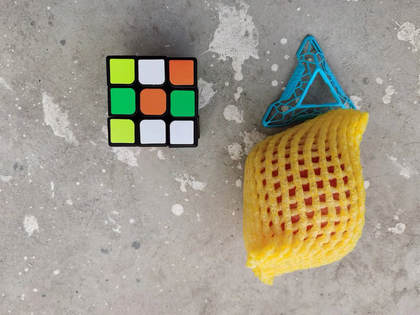
%> input picture back.png, 420 x 315 px, shrunk from 1706 x 1279 before the run
$ octave --eval "result = getBorder(imread('back.png'));"   (GNU Octave 9; MATLAB toolbox functions it lacks are replaced by stand-ins)
%> lines starting %> are read from the running program, lines starting %| are printed output that depends on the picture; in (x1, y1, x2, y2) boxes, pixels count from 0 and x2, y2 are one past the last pixel; in counts of white or black regions, pixels touching at a corner belong together; the program's own positions count from 1
### takeColorXYP.m
function goodPoints = takeColorXYP(image)
goodPoints = zeros(size(image));

[row, col] = ind2sub(size(image),find(image(:,:)<40));
for i = 1 : length(row)
    goodPoints(row(i),col(i)) = 1;
end
debug = 0;
if (debug)
imshow(goodPoints);
end

### getBorder.m
function linePoints = getBorder(I)
debug = 0;
I = rgb2gray(I);

if (debug)
figure;
subplot(1,3,1);
imshow(I,[]);
end

BW = takeColorXYP(I);   % 提取黑色点

[H,T,R] = hough(BW,'RhoResolution',1.0,'Theta',-20:1:20);%计算二值图像的标准霍夫变换，H为霍夫变换矩阵，I,R为计算霍夫变换的角度和半径值

if (debug)
subplot(1,3,2);
imshow(H,[],'XData',T,'YData',R,'InitialMagnification','fit');%hough变换的图像
xlabel('\theta'), ylabel('\rho');
axis on,axis square,hold on;
end


P  = houghpeaks(H,40,'threshold',0.7*max(H(:)));%提取3个极值点
x = T(P(:,2));
y = R(P(:,1));

if (debug)
plot(x,y,'s','color','white');%标出极值点
end

lines=houghlines(BW,T,R,P);%提取线段

if (debug)
subplot(1,3,3);
imshow(I), hold on;
end

size(lines); % 1 x num
Y = zeros(1,length(lines)*(length(lines)-1)/2);

mark = 1;

for i = 1:length(lines)-1
    start_1 = lines(i).point1;
    end_1 = lines(i).point2;
    middle_1 = (start_1+end_1)/2;
    A1 = end_1(2) - start_1(2);
    B1 = start_1(1) - end_1(1);
    C1 = start_1(2)*end_1(1) - start_1(1)*end_1(2);
    % Ax + By + C = 0
    for j=i+1:length(lines)
        start_2 = lines(j).point1;
        end_2 = lines(j).point2;
        middle_2 = (start_2+end_2)/2;
        A2 = end_2(2) - start_2(2);
        B2 = start_2(1) - end_2(1);
        C2 = start_2(2)*end_2(1) - start_2(1)*end_2(2);

        d_m1_m2 = sqrt(middle_1.*middle_2);
        d_m1_l2 = (A2*middle_1(1)+B2*middle_1(2)+C2)/sqrt(A2*A2+B2*B2);
        d_l1_m2 = (A1*middle_2(1)+B1*middle_2(2)+C1)/sqrt(A1*A1+B1*B1);
        d_s1_l2 = (A2*start_1(1)+B2*start_1(2)+C2)/sqrt(A2*A2+B2*B2);
        d_l1_s2 = (A1*start_2(1)+B1*start_2(2)+C1)/sqrt(A1*A1+B1*B1);
        d_e1_l2 = (A2*end_1(1)+B2*end_1(2)+C2)/sqrt(A2*A2+B2*B2);
        d_l1_e2 = (A1*end_2(1)+B1*end_2(2)+C1)/sqrt(A1*A1+B1*B1);
        d_i_j = min(abs([d_m1_m2,d_m1_l2,d_l1_m2,d_s1_l2,d_l1_s2,d_e1_l2,d_l1_e2]));
        Y(mark) = d_i_j;
        mark = mark + 1;
    end
end


Z=linkage(Y,'single');
n = 4;  % 3阶魔方4条边
T=cluster(Z,'maxclust',n);  % 聚类的结果
points = zeros(n,2*2);  % 每条边上两个点，每个点有XY 。
% start_x,start_y,end_x,end_y  .
% start 在上面，它的y尽量大

for i = 1:n
    sub_lines = lines(T==i);  % 本组的所有直线
    points(i,1) = sub_lines(1).point1(1);
    points(i,2) = sub_lines(1).point1(2);
    points(i,3) = sub_lines(1).point1(1);
    points(i,4) = sub_lines(1).point1(2);

    for index = 1:length(sub_lines)
        % 不关心这些点到底在哪个直线上,也不关心这些点哪个是开头哪个是结尾
        start_ = sub_lines(index).point1;
        end_ = sub_lines(index).point2;
        if (start_(2) > points(i,2))
            points(i,1) = start_(1);
            points(i,2) = start_(2);
        end
        if (end_(2) > points(i,2))
            points(i,1) = end_(1);
            points(i,2) = end_(2);
        end
        if(start_(2) < points(i,4))
            points(i,3) = start_(1);
            points(i,4) = start_(2);
        end
        if(end_(2) < points(i,4))
            points(i,3) = end_(1);
            points(i,4) = end_(2);
        end
    end
end

points = sortrows(points);  % 矩阵各行从上到下，对应直线从左到右。

linePoints = points;
if (debug)
for k = 1:length(lines)
xy = [lines(k).point1; lines(k).point2];

plot(xy(:,1),xy(:,2),'LineWidth',2,'Color','green');%画出线段
plot(xy(1,1),xy(1,2),'x','LineWidth',2,'Color','yellow');%起点
plot(xy(2,1),xy(2,2),'x','LineWidth',2,'Color','red');%终点
end
end
%> in getBorder, `I = rgb2gray(I);`:
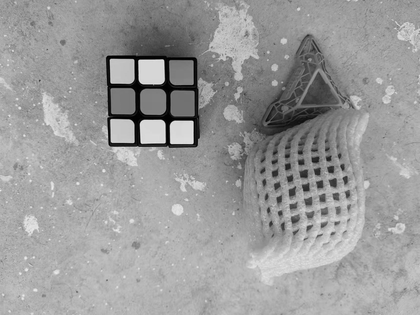
%> I: size 315x420 uint8; min 0, max 239, mean 154.4
%> in takeColorXYP, `[row, col] = ind2sub(size(image),find(image(:,:)<40));`: row = 2856 values from 56 to 191; col = 2856 values from 107 to 333
%> after the loop in takeColorXYP, `for i = 1 : length(row)`:
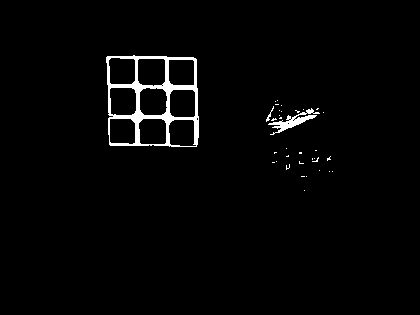
%> goodPoints: size 315x420 double; values 0 (black) and 1 (white), 2.2% white; 35 white regions (32 under 20 px), largest, box (x1, y1, x2, y2) and area: (106, 55, 199, 147) 2335, (268, 108, 320, 135) 380, (266, 106, 274, 122) 30
%> in getBorder, `[H,T,R] = hough(BW,'RhoResolution',1.0,'Theta',-20:1:20);`:
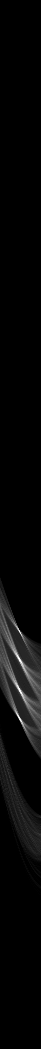
%> H: size 1049x41 double; min 0, max 90, mean 2.7; drawn with min black and max white
%> in getBorder, `[H,T,R] = hough(BW,'RhoResolution',1.0,'Theta',-20:1:20);`: T = 41 values from -20 to 20; R = 1049 values from -524 to 524
%> in getBorder, `P  = houghpeaks(H,40,'threshold',0.7*max(H(:)));`: P = 18 rows, first 12: [658 19; 632 20; 690 20; 661 21; 718 20; 694 22; 722 22; 686 18; 715 18; 654 17; 665 23; 684 16]
%> in getBorder, `x = T(P(:,2));`: x = 18 values, max 5 at index 18, min -6 at index 17, mean -0.722
%> in getBorder, `y = R(P(:,1));`: y = 18 values, max 197 at index 7, min 102 at index 15, mean 150.7
%> in getBorder, `lines=houghlines(BW,T,R,P);`: lines = 14 lines; longest, point1 to point2 (x, y): (134, 56) to (140, 146), (165, 57) to (170, 147), (136, 57) to (139, 146), (109, 57) to (111, 146), (167, 57) to (169, 146), (137, 57) to (137, 146)
%> the loop in getBorder, `for i = 1:length(lines)-1` made 13 passes
%> (start_1, end_1, middle_1, A1, B1, C1) on passes 1 to 12: ([136 57], [139 146], [137.5 101.5], 89, -3, -11933), ([109 57], [111 146], [110 101.5], 89, -2, -9587), ([167 57], [169 146], [168 101.5], 89, -2, -14749), ([137 57], [137 146], [137 101.5], 89, 0, -12193), ([195 59], [197 147], [196 103], 88, -2, -17042), ([168 89], [168 145], [168 117], 56, 0, -9408), ([196 89], [196 145], [196 117], 56, 0, -10976), ([165 57], [170 147], [167.5 102], 90, -5, -14565), ([194 58], [198 139], [196 98.5], 81, -4, -15482), ([134 56], [140 146], [137 101], 90, -6, -11724), ([166 57], [171 123], [168.5 90], 66, -5, -10671), ([109 88], [109 135], [109 111.5], 47, 0, -5123)
%> after the loop in getBorder, `for i = 1:length(lines)-1`: Y = 91 values, max 87 at index 68, min 0 at index 23, mean 35.28; mark = 92
%> in getBorder, `Z=linkage(Y,'single');`: Z = 13 rows, first 12: [10 14 0; 2 12 0; 4 15 0; 7 9 0; 5 18 0; 3 6 0; 13 16 0.208; 8 20 0.333; 1 17 0.421; 11 22 0.423; 21 23 22.71; 19 24 23.27]
%> in getBorder, `T=cluster(Z,'maxclust',n);`: T = [3; 1; 4; 3; 2; 4; 2; 4; 2; 3; 4; 1; 1; 3]
%> after the loop in getBorder, `for i = 1:n`: points = [111 146 109 57; 197 147 194 58; 139 146 134 56; 170 147 167 57]
%> in getBorder, `points = sortrows(points);`: points = [111 146 109 57; 139 146 134 56; 170 147 167 57; 197 147 194 58]
%> in getBorder, `linePoints = points;`: linePoints has the same summary as points
%> `result = getBorder(imread('back.png'));`: result has the same summary as points in getBorder

$ run again, on down.png
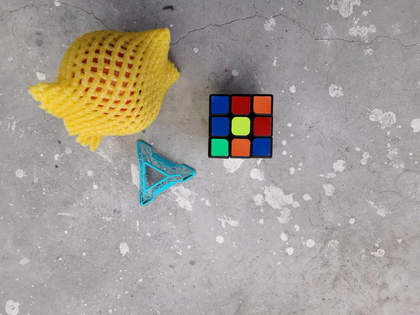
%> input picture down.png, 420 x 315 px, shrunk from 1706 x 1279 before the run
%> row = 1206 values from 8 to 204; col = 1206 values from 86 to 273
%> after the loop in takeColorXYP, `for i = 1 : length(row)`:
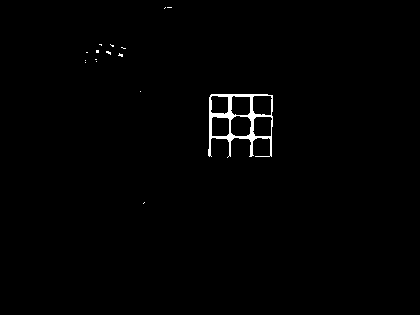
%> goodPoints: size 315x420 double; values 0 (black) and 1 (white), 0.91% white; 16 white regions (15 under 20 px), largest, box (x1, y1, x2, y2) and area: (208, 94, 273, 158) 1141
%> in getBorder, `[H,T,R] = hough(BW,'RhoResolution',1.0,'Theta',-20:1:20);`:
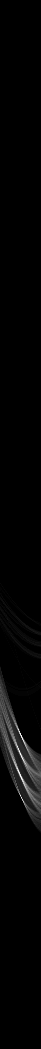
%> H: size 1049x41 double; min 0, max 63, mean 1.1; drawn with min black and max white
%> in getBorder, `[H,T,R] = hough(BW,'RhoResolution',1.0,'Theta',-20:1:20);`: T = 41 values from -20 to 20; R = 1049 values from -524 to 524
%> P = 16 rows, first 12: [752 20; 776 21; 737 22; 757 22; 772 19; 747 18; 780 23; 732 20; 796 21; 741 24; 800 23; 761 24]
%> x = [-1 0 1 1 -2 -3 2 -1 0 3 2 3 4 -6 -4 5]
%> y = [227 251 212 232 247 222 255 207 271 216 275 236 260 238 242 239]
%> lines = 10 lines; longest, point1 to point2 (x, y): (250, 95) to (257, 157), (228, 95) to (231, 157), (230, 95) to (231, 157), (252, 95) to (252, 157), (250, 95) to (254, 156), (251, 95) to (254, 156)
%> the loop in getBorder, `for i = 1:length(lines)-1` made 9 passes
%> (start_1, end_1, middle_1, A1, B1, C1) on passes 1 to 8: ([230 95], [231 157], [230.5 126], 62, -1, -14165), ([252 95], [252 157], [252 126], 62, 0, -15624), ([211 96], [211 146], [211 121], 50, 0, -10550), ([231 95], [231 146], [231 120.5], 51, 0, -11781), ([251 95], [254 156], [252.5 125.5], 61, -3, -15026), ([228 95], [231 157], [229.5 126], 62, -3, -13851), ([210 98], [211 156], [210.5 127], 58, -1, -12082), ([272 96], [272 157], [272 126.5], 61, 0, -16592)
%> after the loop in getBorder, `for i = 1:length(lines)-1`: Y = 45 values, max 61 at index 22, min 0 at index 3, mean 22.27; mark = 46
%> Z = [9 10 0; 5 11 0; 3 7 0; 4 6 0; 2 12 0; 1 14 0; 8 15 14.91; 13 16 17; 17 18 18.88]
%> in getBorder, `T=cluster(Z,'maxclust',n);`: T = [4; 3; 2; 4; 3; 4; 2; 1; 3; 3]
%> the loop in getBorder, `for i = 1:n` made 4 passes
%> sub_lines on pass 1: 1 line; point1 to point2 (x, y): (272, 96) to (272, 157)
%> after the loop in getBorder, `for i = 1:n`: points = [272 157 272 96; 211 156 211 96; 252 157 252 95; 231 157 230 95]
%> in getBorder, `points = sortrows(points);`: points = [211 156 211 96; 231 157 230 95; 252 157 252 95; 272 157 272 96]
%> linePoints has the same summary as points
%> result has the same summary as points in getBorder

$ run again, on front.png
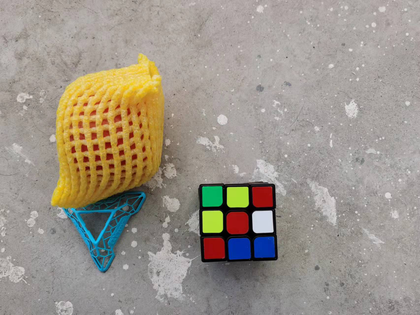
%> input picture front.png, 420 x 315 px, shrunk from 1706 x 1279 before the run
%> row = 2319 values from 144 to 262; col = 2319 values from 76 to 278
%> after the loop in takeColorXYP, `for i = 1 : length(row)`:
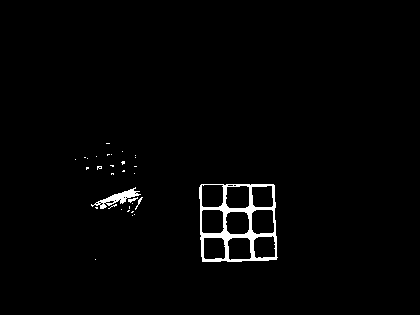
%> goodPoints: size 315x420 double; values 0 (black) and 1 (white), 1.8% white; 32 white regions (28 under 20 px), largest, box (x1, y1, x2, y2) and area: (199, 184, 278, 262) 1839, (91, 187, 141, 209) 328, (128, 197, 138, 203) 26, (135, 197, 143, 210) 25
%> in getBorder, `[H,T,R] = hough(BW,'RhoResolution',1.0,'Theta',-20:1:20);`:
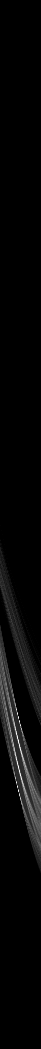
%> H: size 1049x41 double; min 0, max 78, mean 2.2; drawn with min black and max white
%> in getBorder, `[H,T,R] = hough(BW,'RhoResolution',1.0,'Theta',-20:1:20);`: T = 41 values from -20 to 20; R = 1049 values from -524 to 524
%> P = 18 rows, first 12: [738 18; 764 18; 718 19; 776 21; 787 18; 746 20; 726 21; 730 16; 710 17; 754 22; 756 16; 795 20]
%> x = 18 values, max 4 at index 18, min -7 at index 14, mean -2
%> y = 18 values, max 270 at index 12, min 185 at index 9, mean 229.3
%> lines = 15 lines; longest, point1 to point2 (x, y): (223, 185) to (230, 262), (224, 185) to (228, 262), (249, 185) to (256, 261), (250, 185) to (254, 261), (201, 186) to (203, 262), (252, 185) to (252, 261)
%> the loop in getBorder, `for i = 1:length(lines)-1` made 14 passes
%> (start_1, end_1, middle_1, A1, B1, C1) on passes 1 to 8: ([224 185], [228 262], [226 223.5], 77, -4, -16508), ([250 185], [254 261], [252 223], 76, -4, -18260), ([201 186], [203 262], [202 224], 76, -2, -14904), ([252 185], [252 261], [252 223], 76, 0, -19152), ([273 185], [277 260], [275 222.5], 75, -4, -19735), ([225 186], [227 261], [226 223.5], 75, -2, -16503), ([202 185], [202 257], [202 221], 72, 0, -14544), ([223 185], [230 262], [226.5 223.5], 77, -7, -15876)
%> after the loop in getBorder, `for i = 1:length(lines)-1`: Y = 105 values, max 73 at index 36, min 0 at index 5, mean 28.53; mark = 106
%> Z = 14 rows, first 12: [11 14 0; 8 13 0; 5 12 0; 6 10 0; 3 7 0; 1 19 0; 2 4 0; 17 21 0.0195; 15 18 0.0267; 16 22 0.0788; 9 20 0.229; 23 26 18.41]
%> in getBorder, `T=cluster(Z,'maxclust',n);`: T = [1; 4; 3; 4; 2; 1; 3; 1; 3; 1; 4; 2; 1; 4; 2]
%> after the loop in getBorder, `for i = 1:n`: points = [228 262 224 185; 277 260 273 185; 203 262 202 185; 254 261 250 185]
%> in getBorder, `points = sortrows(points);`: points = [203 262 202 185; 228 262 224 185; 254 261 250 185; 277 260 273 185]
%> linePoints has the same summary as points
%> result has the same summary as points in getBorder

$ run again, on left.png
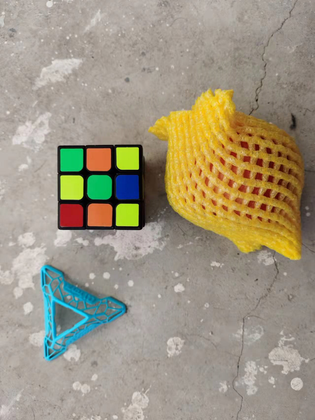
%> input picture left.png, 315 x 420 px, shrunk from 1279 x 1706 before the run
%> row = 2785 values from 101 to 358; col = 2785 values from 51 to 296
%> after the loop in takeColorXYP, `for i = 1 : length(row)`:
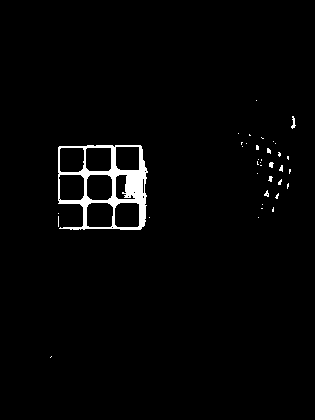
%> goodPoints: size 420x315 double; values 0 (black) and 1 (white), 2.1% white; 37 white regions (33 under 20 px), largest, box (x1, y1, x2, y2) and area: (58, 145, 148, 230) 2523, (291, 116, 296, 129) 32, (269, 162, 274, 168) 22, (264, 190, 269, 197) 20
%> in getBorder, `[H,T,R] = hough(BW,'RhoResolution',1.0,'Theta',-20:1:20);`:
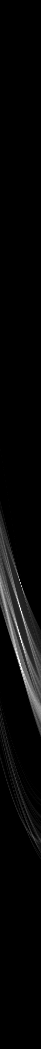
%> H: size 1049x41 double; min 0, max 85, mean 2.7; drawn with min black and max white
%> in getBorder, `[H,T,R] = hough(BW,'RhoResolution',1.0,'Theta',-20:1:20);`: T = 41 values from -20 to 20; R = 1049 values from -524 to 524
%> P = 21 rows, first 12: [661 20; 668 22; 631 19; 609 21; 643 22; 656 18; 675 24; 603 19; 650 16; 616 23; 648 24; 611 7]
%> x = 21 values, max 5 at index 16, min -14 at index 12, mean -1.95
%> y = 21 values, max 157 at index 16, min 58 at index 14, mean 109
%> lines = 15 lines; longest, point1 to point2 (x, y): (140, 146) to (141, 230), (111, 146) to (117, 229), (112, 146) to (115, 229), (85, 147) to (85, 230), (82, 147) to (88, 229), (84, 147) to (87, 229)
%> the loop in getBorder, `for i = 1:length(lines)-1` made 14 passes
%> (start_1, end_1, middle_1, A1, B1, C1) on passes 1 to 8: ([140 146], [141 230], [140.5 188], 84, -1, -11614), ([141 146], [141 202], [141 174], 56, 0, -7896), ([112 146], [115 229], [113.5 187.5], 83, -3, -8858), ([85 147], [85 230], [85 188.5], 83, 0, -7055), ([116 146], [116 202], [116 174], 56, 0, -6496), ([140 146], [144 227], [142 186.5], 81, -4, -10756), ([84 147], [87 229], [85.5 188], 82, -3, -6447), ([139 146], [146 222], [142.5 184], 76, -7, -9542)
%> after the loop in getBorder, `for i = 1:length(lines)-1`: Y = 105 values, max 82 at index 23, min 0 at index 1, mean 26.81; mark = 106
%> Z = 14 rows, first 12: [12 15 0; 14 16 0; 4 13 0; 6 17 0; 1 19 0; 2 20 0; 9 21 0.161; 7 18 0.499; 3 10 0.499; 8 22 0.577; 5 24 0.949; 25 26 9.7]
%> in getBorder, `T=cluster(Z,'maxclust',n);`: T = [1; 1; 3; 4; 3; 1; 4; 1; 1; 3; 2; 1; 4; 1; 1]
%> the loop in getBorder, `for i = 1:n` made 4 passes
%> sub_lines on pass 2: 1 line; point1 to point2 (x, y): (59, 148) to (59, 227)
%> after the loop in getBorder, `for i = 1:n`: points = [141 230 140 146; 59 227 59 148; 115 229 112 146; 85 230 85 147]
%> in getBorder, `points = sortrows(points);`: points = [59 227 59 148; 85 230 85 147; 115 229 112 146; 141 230 140 146]
%> linePoints has the same summary as points
%> result has the same summary as points in getBorder
